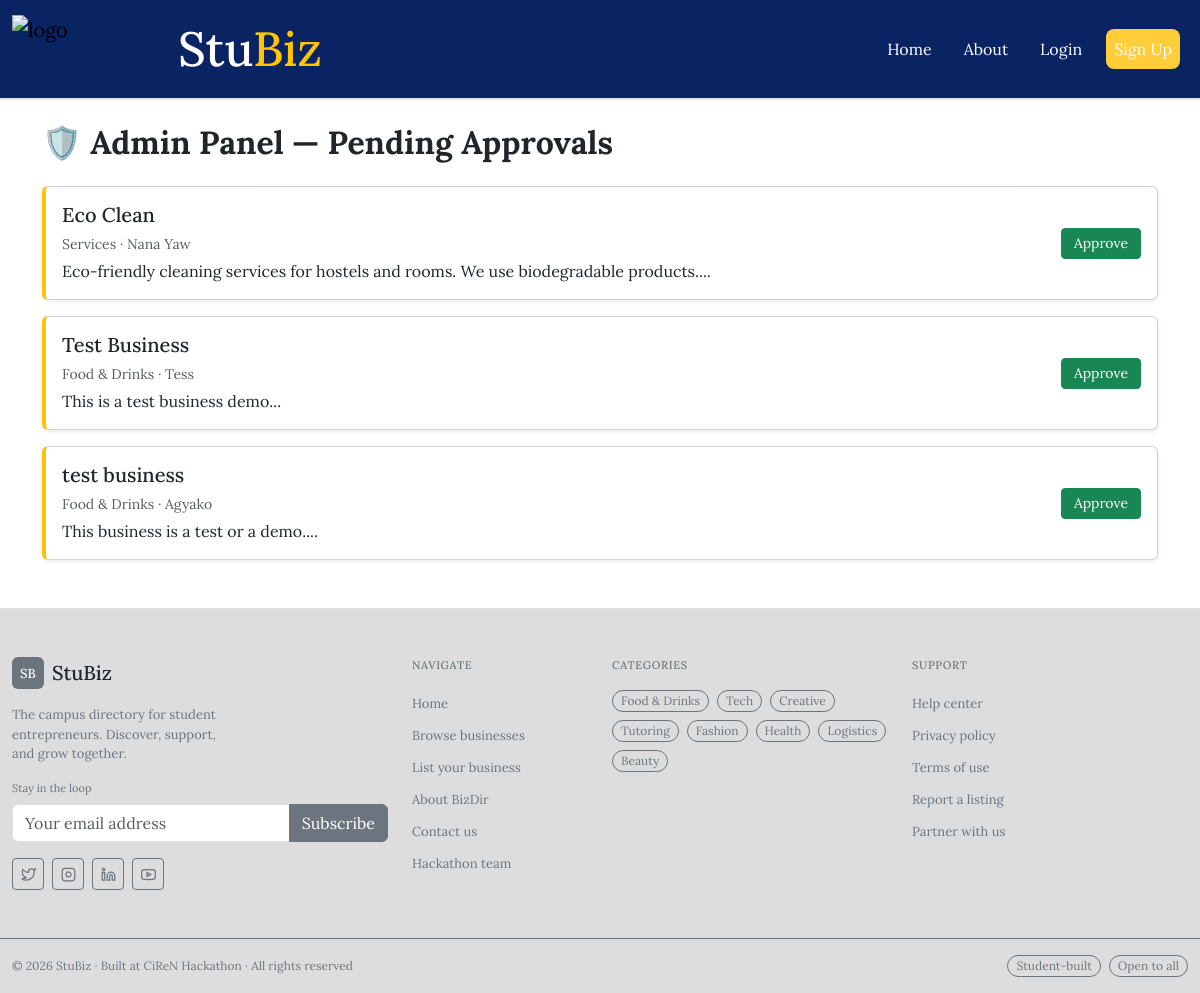
/admin, run on an earlier commit of the app's database.
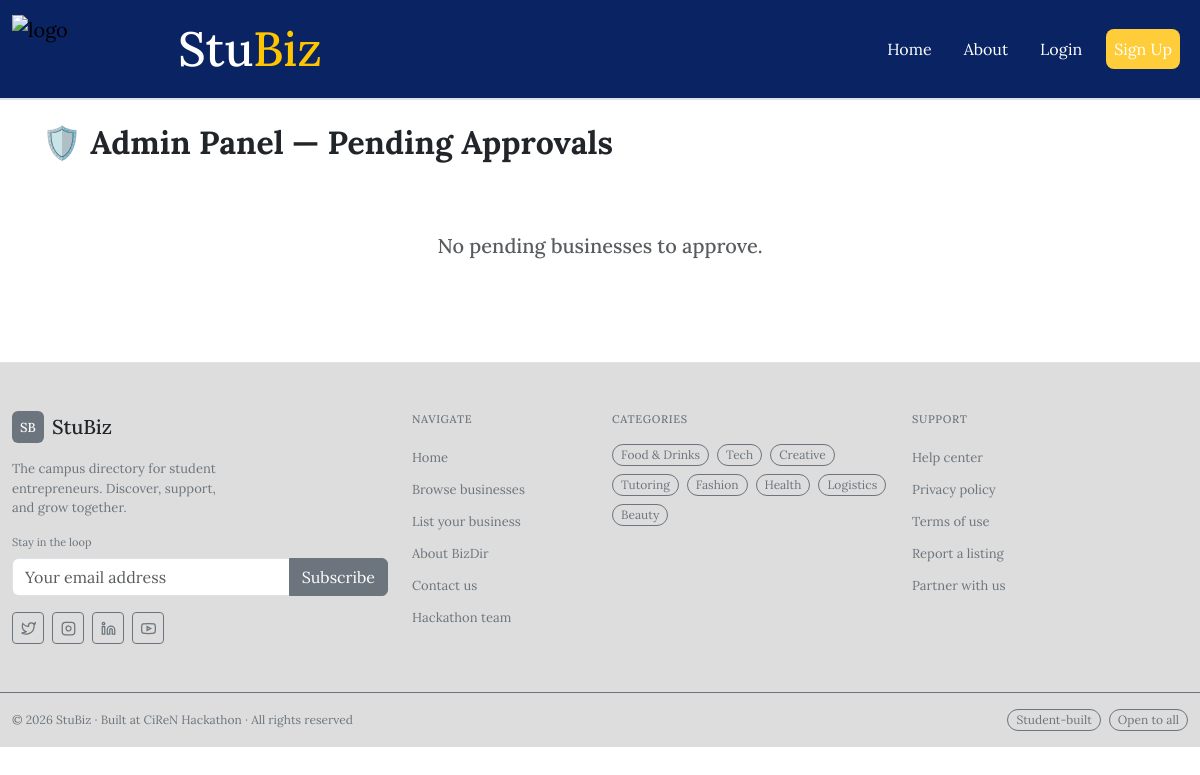
And on a later commit of the database.
### tables this page shows
CREATE TABLE businesses (
    id              INTEGER PRIMARY KEY AUTOINCREMENT,
    business_name   TEXT NOT NULL,
    owner_name      TEXT NOT NULL,
    category        TEXT NOT NULL,
    description     TEXT NOT NULL,
    whatsapp        TEXT,
    phone           TEXT,
    location        TEXT,
    delivers        INTEGER DEFAULT 0,
    photo_filename  TEXT,
    date_added      TIMESTAMP DEFAULT CURRENT_TIMESTAMP,
    is_verified     INTEGER DEFAULT 0,
    email           TEXT
);

### app.py (the view, shortened to what this page needs)
@app.route("/admin", methods=["GET", "POST"])
def admin_panel():
    pending = database.get_pending_businesses()
    return render_template("admin.html", pending=pending)

### database.py (called while the page is built)
def get_connection():
    conn = sqlite3.connect(DATABASE_PATH)
    conn.row_factory = sqlite3.Row  # Lets us use row["column_name"] syntax
    return conn

def get_pending_businesses():
    conn = get_connection()
    rows = conn.execute(
        "SELECT * FROM businesses WHERE is_verified = 0 ORDER BY date_added ASC"
    ).fetchall()
    conn.close()
    return rows

### templates/admin.html (shortened to what this page needs)
{% extends "base.html" %}
{% block main %}
<div class="container mt-4">
    <h2 class="fw-bold mb-4">🛡️ Admin Panel — Pending Approvals</h2>
    {% if pending %}
        {% for biz in pending %}
        <div class="card mb-3 shadow-sm admin-card">
            <div class="card-body d-flex justify-content-between align-items-center">
                <div>
                    <h5 class="mb-1">{{ biz.business_name }}</h5>
                    <small class="text-muted">{{ biz.category }} · {{ biz.owner_name }}</small>
                    <p class="mb-0 mt-1">{{ biz.description[:100] }}...</p>
                </div>
                <form action="/admin" method="POST" class="ms-3">
                    <button type="submit" class="btn btn-success btn-sm">Approve</button>
                </form>
            </div>
        </div>
        {% endfor %}
    {% else %}
        <div class="text-center py-5">
            <h5 class="text-muted">No pending businesses to approve.</h5>
        </div>
    {% endif %}
</div>
{% endblock main %}

What changed in the data, as far as the page shows it:
no longer on this page (row edited): businesses: business_name "Eco Clean", category "Services", owner_name "Nana Yaw", description "Eco-friendly cleaning services for hostels and rooms. We use biodegradable products."
no longer on this page (row edited): businesses: business_name "Test Business", category "Food & Drinks", owner_name "Tess", description "This is a test business demo"
no longer on this page (row edited): businesses: business_name "test business", category "Food & Drinks", owner_name "Agyako", description "This business is a test or a demo."
Also different on the page:
text now shown: "No pending businesses to approve."
